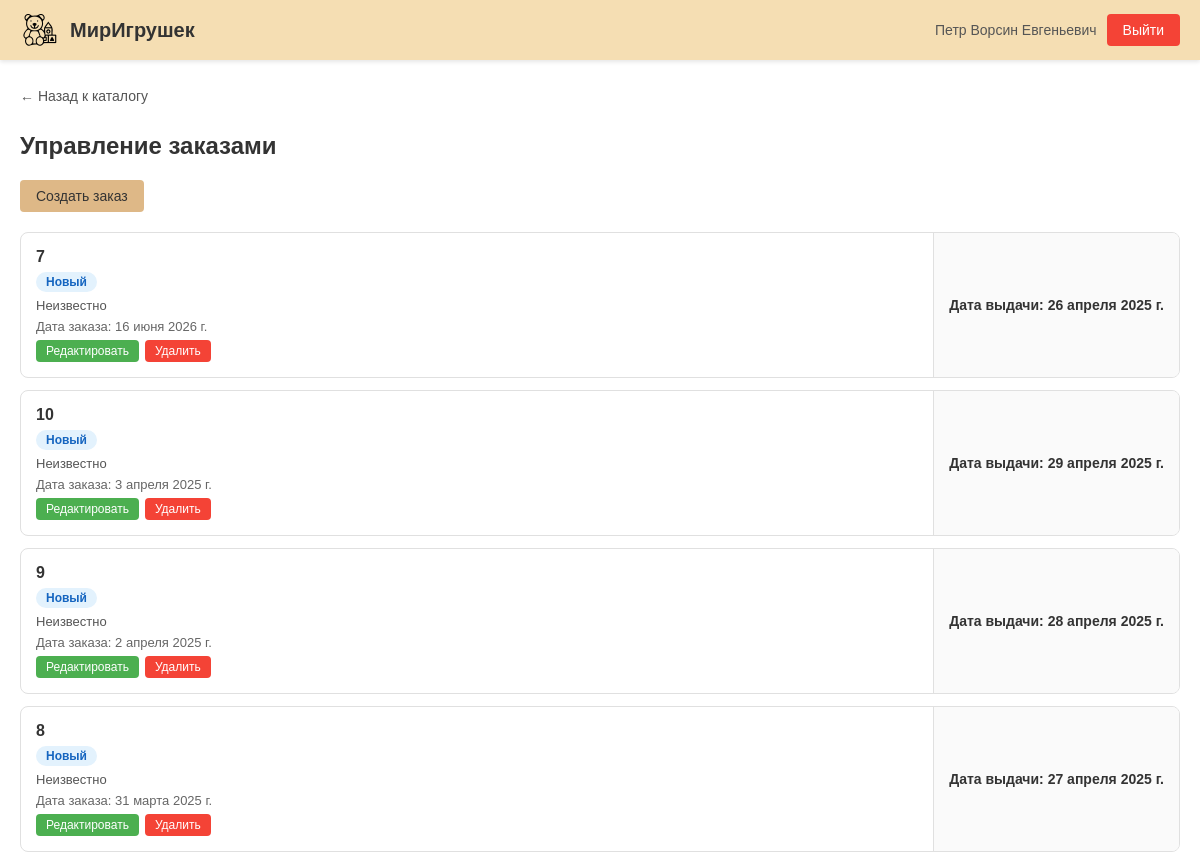
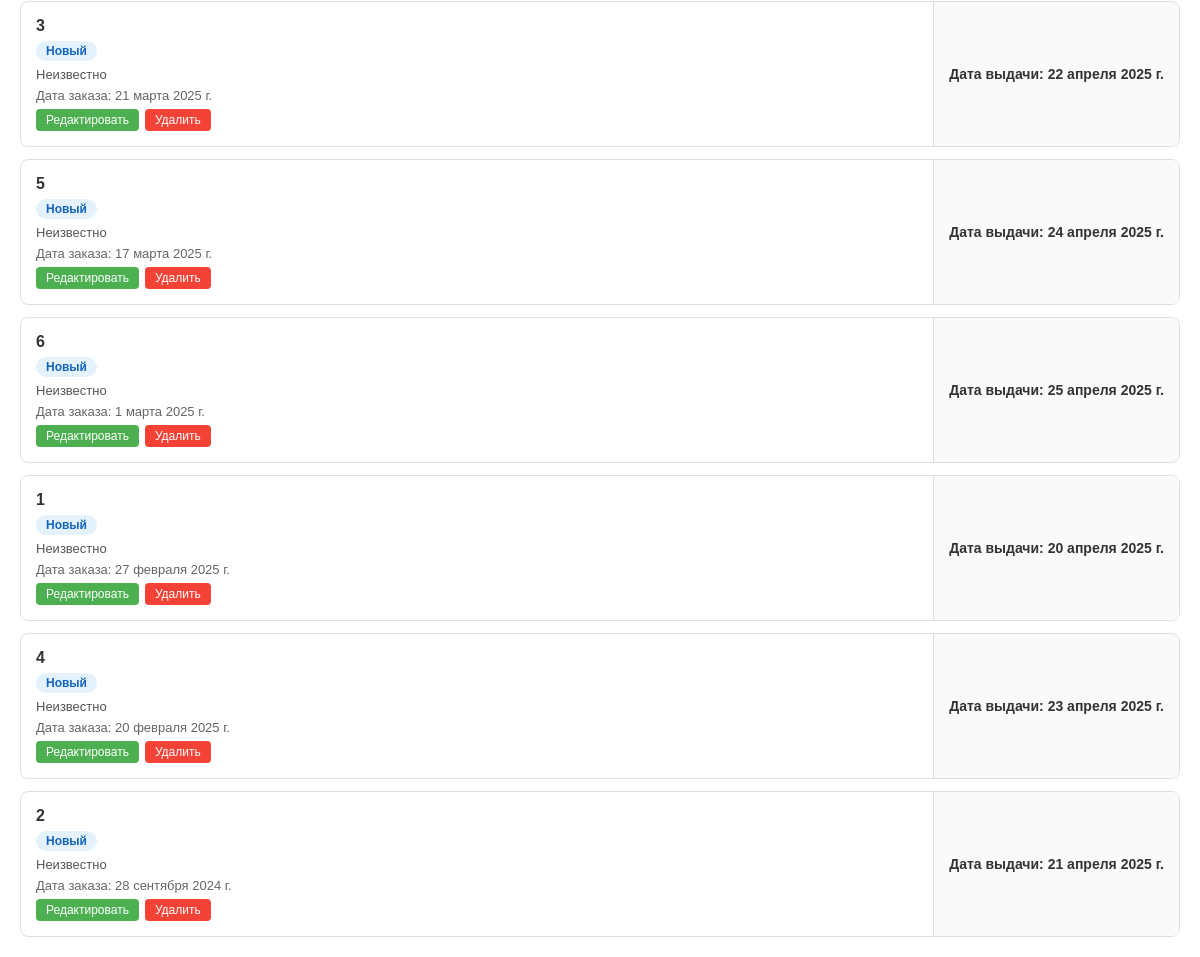
/catalog/orders/ (signed in), run on an earlier commit of the app's database (2 pictures, top to bottom).
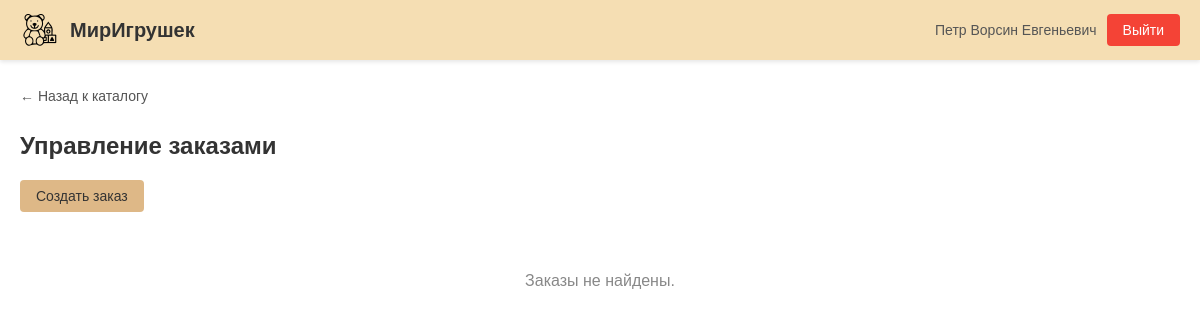
And on a later commit of the database.
### catalog/models.py (models this page shows, shortened)
class User(AbstractUser):
    GUEST = 'guest'
    CLIENT = 'client'
    MANAGER = 'manager'
    ADMIN = 'admin'
    ROLE_CHOICES = [
        (GUEST, 'Гость'),
        (CLIENT, 'Клиент'),
        (MANAGER, 'Менеджер'),
        (ADMIN, 'Администратор'),
    ]
    role = models.CharField(
        max_length=20,
        choices=ROLE_CHOICES,
        default=GUEST,
        verbose_name='Роль',
    )
    patronymic = models.CharField(
        max_length=150,
        blank=True,
        verbose_name='Отчество',
    )
    def get_full_name(self):
        full_name = super().get_full_name()
        if self.patronymic:
            full_name += f' {self.patronymic}'
        return full_name.strip()
    class Meta:
        verbose_name = 'Пользователь'
        verbose_name_plural = 'Пользователи'

class Order(models.Model):
    STATUS_CHOICES = [
        ('new', 'Новый'),
        ('processing', 'В обработке'),
        ('ready', 'Готов'),
        ('issued', 'Выдан'),
        ('cancelled', 'Отменён'),
    ]
    order_number = models.CharField(
        max_length=50,
        unique=True,
        verbose_name='Номер заказа',
    )
    order_date = models.DateField(
        verbose_name='Дата заказа',
    )
    issue_date = models.DateField(
        verbose_name='Дата выдачи',
    )
    status = models.CharField(
        max_length=50,
        choices=STATUS_CHOICES,
        default='new',
        verbose_name='Статус',
    )
    pickup_point = models.ForeignKey(
        PickupPoint,
        on_delete=models.CASCADE,
        verbose_name='Пункт выдачи',
    )
    client_name = models.CharField(
        max_length=500,
        verbose_name='ФИО клиента',
    )
    class Meta:
        verbose_name = 'Заказ'
        verbose_name_plural = 'Заказы'

class PickupPoint(models.Model):
    address = models.TextField(
        verbose_name='Адрес',
    )
    code = models.CharField(
        max_length=50,
        unique=True,
        verbose_name='Код пункта выдачи',
    )
    class Meta:
        verbose_name = 'Пункт выдачи'
        verbose_name_plural = 'Пункты выдачи'

### catalog/views.py (the view)
# urls.py: path('catalog/orders/', views.order_list, name='order_list'),
@login_required
@user_passes_test(is_manager_or_admin)
def order_list(request):
    orders = Order.objects.all().order_by('-order_date')
    user_role = getattr(request.user, 'role', 'guest') if request.user.is_authenticated else 'guest'
    return render(request, 'orders/order_list.html', {'orders': orders, 'user_role': user_role})

### catalog/context_processors.py (called while the page is built)
def user_context(request):
    return {'user_role': getattr(request.user, 'role', 'guest') if request.user.is_authenticated else 'guest'}

### catalog/views.py (called while the page is built)
def is_manager_or_admin(user):
    return user.is_authenticated and user.role in ['manager', 'admin']

### catalog/templates/orders/order_list.html (shortened to what this page needs)
<!DOCTYPE html>
{% load static %}
<html lang="ru">
<head>
    <link rel="stylesheet" href="{% static 'css/style.css' %}">
</head>
<body>
    <div class="navbar">
        <div class="navbar-left">
            <img src="{% static 'logo.png' %}" alt="Логотип" class="logo">
            <span class="site-name">МирИгрушек</span>
        </div>
        <div class="navbar-right">
            <span class="user-info">{{ user.get_full_name|default:user.username }}</span>
            <a href="{% url 'catalog:logout' %}" class="btn btn-logout">Выйти</a>
        </div>
    </div>
    <div class="container">
        <a href="{% url 'catalog:product_list' %}" class="btn btn-back">← Назад к каталогу</a>
        <h1>Управление заказами</h1>
        {% if user_role == 'admin' %}
            <div class="admin-actions">
                <a href="{% url 'catalog:order_create' %}" class="btn btn-primary">Создать заказ</a>
            </div>
        {% endif %}
        <div class="order-list">
            {% for order in orders %}
                <div class="order-row">
                    <div class="order-row-left">
                        <span class="order-row-number">{{ order.order_number }}</span>
                        <span class="order-row-status"><span class="status-badge status-{{ order.status }}">{{ order.get_status_display }}</span></span>
                        <span class="order-row-address">{{ order.pickup_point.address }}</span>
                        <span class="order-row-date">Дата заказа: {{ order.order_date }}</span>
                        {% if user_role == 'admin' %}
                        <div class="order-row-actions">
                            <a href="{% url 'catalog:order_update' order.id %}" class="btn btn-edit btn-sm">Редактировать</a>
                            <a href="{% url 'catalog:order_delete' order.id %}" class="btn btn-delete btn-sm">Удалить</a>
                        </div>
                        {% endif %}
                    </div>
                    <div class="order-row-right">
                        <span class="order-row-issue-date">Дата выдачи: {{ order.issue_date }}</span>
                    </div>
                </div>
            {% empty %}
                <p class="no-products">Заказы не найдены.</p>
            {% endfor %}
        </div>
    </div>
</body>
</html>

### static/css/style.css (style rules this page uses)
* { margin: 0; padding: 0; box-sizing: border-box; }
body { font-family: Arial, sans-serif; background-color: #FFFFFF; color: #333; min-height: 100vh; }
.navbar { background-color: #F5DEB3; padding: 10px 20px; display: flex; justify-content: space-between; align-items: center; box-shadow: 0 2px 4px rgba(0,0,0,0.1); }
.navbar-left { display: flex; align-items: center; gap: 10px; }
.logo { width: 40px; height: 40px; object-fit: contain; }
.site-name { font-size: 20px; font-weight: bold; color: #333; }
.navbar-right { display: flex; align-items: center; gap: 10px; }
.user-info { font-size: 14px; color: #555; }
.container { max-width: 1200px; margin: 0 auto; padding: 20px; }
h1 { font-size: 24px; margin-bottom: 20px; color: #333; }
.btn { display: inline-block; padding: 8px 16px; border-radius: 4px; text-decoration: none; font-size: 14px; cursor: pointer; border: none; font-family: Arial, sans-serif; transition: background-color 0.2s; }
.btn-primary { background-color: #DEB887; color: #333; }
.btn-back { background-color: transparent; color: #555; padding-left: 0; margin-bottom: 20px; }
.btn-logout { background-color: #f44336; color: white; }
.admin-actions { margin-bottom: 20px; display: flex; gap: 10px; }
.no-products { text-align: center; padding: 40px; color: #888; }
.order-list { display: flex; flex-direction: column; gap: 12px; }

What changed in the data, as far as the page shows it:
removed Order: order_number "7", status "Новый", pickup_point.address "Неизвестно", order_date "16 июня 2026 г.", issue_date "26 апреля 2025 г."
removed Order: order_number "10", status "Новый", pickup_point.address "Неизвестно", order_date "3 апреля 2025 г.", issue_date "29 апреля 2025 г."
removed Order: order_number "9", status "Новый", pickup_point.address "Неизвестно", order_date "2 апреля 2025 г.", issue_date "28 апреля 2025 г."
removed Order: order_number "8", status "Новый", pickup_point.address "Неизвестно", order_date "31 марта 2025 г.", issue_date "27 апреля 2025 г."
removed Order: order_number "3", status "Новый", pickup_point.address "Неизвестно", order_date "21 марта 2025 г.", issue_date "22 апреля 2025 г."
removed Order: order_number "5", status "Новый", pickup_point.address "Неизвестно", order_date "17 марта 2025 г.", issue_date "24 апреля 2025 г."
removed Order: order_number "6", status "Новый", pickup_point.address "Неизвестно", order_date "1 марта 2025 г.", issue_date "25 апреля 2025 г."
removed Order: order_number "1", status "Новый", pickup_point.address "Неизвестно", order_date "27 февраля 2025 г.", issue_date "20 апреля 2025 г."
removed Order: order_number "4", status "Новый", pickup_point.address "Неизвестно", order_date "20 февраля 2025 г.", issue_date "23 апреля 2025 г."
removed Order: order_number "2", status "Новый", pickup_point.address "Неизвестно", order_date "28 сентября 2024 г.", issue_date "21 апреля 2025 г."
Also different on the page:
text now shown: "Заказы не найдены."
